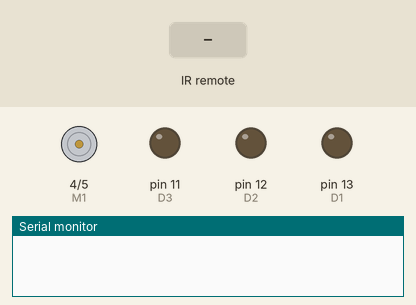
The sketch below on a simulated Arduino Uno, built with avr-gcc and run on an emulated ATmega328P. Shown: direction and speed pins drawn as motors (green arrow = direction pin HIGH = forward, orange = LOW = backward, longer = more drive), output pins drawn as LEDs (lit = HIGH), the last lines printed to the serial monitor. The test bench sets the inputs (shaded band).

Above: at 1.2 s.
1.3 s: infrared code 0x10 received
At 2.3 s:
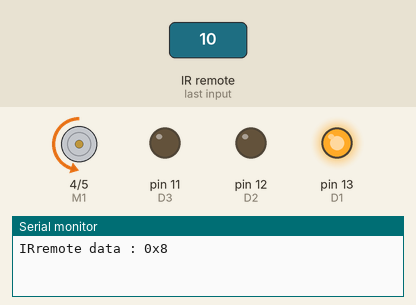
2.8 s: infrared code 0x50 received
4.3 s: infrared code 0xB0 received
Timing chart, 0 to 7.3 s (numbered marks = the images above; inputs shaded):
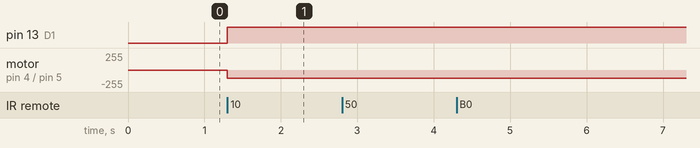

The sketch:

013_IRremoteFun.ino
```cpp
/**
   モータファンのリモートコントロールシステム
*/

#include <IRremote.h>

#define IRpin 8

//---------------------------
// IR Signal
//---------------------------
#define IR_POWER        0x00  //  電源
#define IR_VOLp         0x80  //  VOL+
#define IR_FUNC_STOP    0x40  //  FUNC/STOP
#define IR_QRETURN      0x20  //  早戻し
#define IR_PLAY         0xA0  //  再生
#define IR_FORWARD      0x60  //  早送り
#define IR_DOWN         0x10  //  ▽
#define IR_VOLm         0x90  //  VOL-
#define IR_UP           0x50  //  △
#define IR_EQ           0xB0  //  EQ
#define IR_ST_REPT      0x70  //  ST/REPT
#define IR_ZERO         0x30  //  0
#define IR_ONE          0x08  //  1
#define IR_TWO          0x88  //  2
#define IR_THREE        0x48  //  3
#define IR_FOUR         0x28  //  4
#define IR_FIVE         0xA8  //  5
#define IR_SIX          0x68  //  6
#define IR_SEVEN        0x18  //  7
#define IR_EIGHT        0x98  //  8
#define IR_NINE         0x58  //  9

IRrecv irrecv(IRpin);

//---------------------------
// LED pin
//---------------------------
#define D1    13
#define D2    12
#define D3    11

//---------------------------
// MOTOR pin
//---------------------------
int E1 = 5;
int M1 = 4;

void setup() {
  // put your setup code here, to run once:

  /* D1-D4 set... */
  pinMode(D1,OUTPUT);
  pinMode(D2,OUTPUT);
  pinMode(D3,OUTPUT);

  /* E1,M1 set... */
  pinMode(E1,OUTPUT);
  pinMode(M1,OUTPUT);

  /* D1-D4 All Off... */
  digitalWrite(D1,LOW);
  digitalWrite(D2,LOW);
  digitalWrite(D3,LOW);


  /* IRremote Enable... */
  irrecv.enableIRIn();

  Serial.begin(9600);
}

void loop() {
  // put your main code here, to run repeatedly:
  decode_results results;
  int remote_data;

  if(irrecv.decode(&results)){          //もしデータ受信されたら...
    remote_data = readData(&results);   //  データを抽出する
    Serial.print("IRremote data : 0x");
    Serial.println(remote_data,HEX);
    if(remote_data==0x00){              //  もし「電源」だったら...
      digitalWrite(D1,LOW);             //    全LED消灯
      digitalWrite(D2,LOW);
      digitalWrite(D3,LOW);

      motorSTOP();                      //    ファン停止

    }

    else if(remote_data==0x08){         //  もし「１」だったら...
      digitalWrite(D1,HIGH);            //    D1点灯
      digitalWrite(D2,LOW);             //    D2消灯
      digitalWrite(D3,LOW);             //    D3消灯

      motorCW(120);                     //    弱風
    }

    else if(remote_data==0x88){         //  もし「２」だったら...
      digitalWrite(D1,LOW);             //    D1消灯
      digitalWrite(D2,HIGH);            //    D2点灯
      digitalWrite(D3,LOW);             //    D3消灯

      motorCW(180);                     //    中風
    }

    else if(remote_data==0x48){         //  もし「３」だったら...
      digitalWrite(D1,LOW);             //    D1消灯
      digitalWrite(D2,LOW);             //    D2消灯
      digitalWrite(D3,HIGH);            //    D3点灯

      motorCW(255);                     //    強風
    }


    else {                              //  もしその他だったら...
      // No operation...                //    なにもしない
    }

    irrecv.resume();                    //  データバッファクリア、受信再開
    delay(100);
  }


}

//--------------------
// リモコンデータ抽出
//--------------------
int readData(decode_results *results)
{
  return (int)((results->value >> 8)&0x000000ff);

}


//--------------------
// ＤＣモータ回転
// @ 回転スピード(0-255)
//--------------------
void motorCW(int sp)
{
  analogWrite(E1, sp);
  digitalWrite(M1, LOW);
}

//--------------------
// ＤＣモータ停止
//--------------------
void motorSTOP(void)
{
  analogWrite(E1,0);
}
```

Measured:
- after the input at 1.3 s, pin 13 (D1): LOW → HIGH at once; motor on pin 4 (M1) / pin 5 (E1): stopped → backward 120/255 at once
